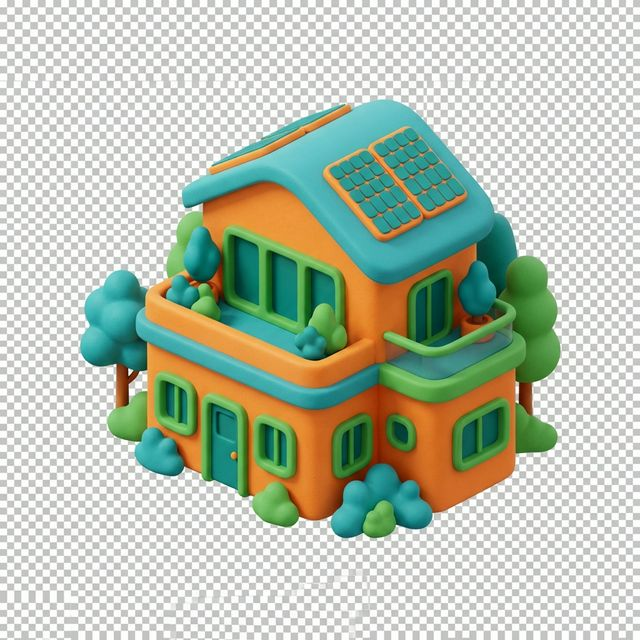
#> input picture nayyar-web/src/assets/new_cute_3d_house.png, 640 x 640 px
$ python remove_checkerboard.py
#> lines starting #> are read from the running program, lines starting #| are printed output that depends on the picture
import sys
try:
    from PIL import Image

    def remove_checkerboard(img_path, out_path):
#> called with img_path = 'src/assets/new_cute_3d_house.png'
        img = Image.open(img_path).convert("RGBA")
        datas = img.getdata()

        newData = []
        for item in datas:
            r, g, b, a = item

            # The fake transparent background is a checkerboard of white and light grey.
            # Both white and light grey have R, G, B values very close to each other.
            # And they are both relatively bright (e.g. > 180).
            if abs(r-g) < 15 and abs(r-b) < 15 and abs(g-b) < 15 and r > 180:
                newData.append((255, 255, 255, 0))
            else:
                newData.append(item)
#> this loop made 409600 passes
#> (item, r, g, b) on passes 1 to 3: ((255, 255, 253, 255), 255, 255, 253), ((255, 255, 253, 255), 255, 255, 253), ((251, 251, 249, 255), 251, 251, 249)
#> after the loop, newData = 409600 items

        img.putdata(newData)
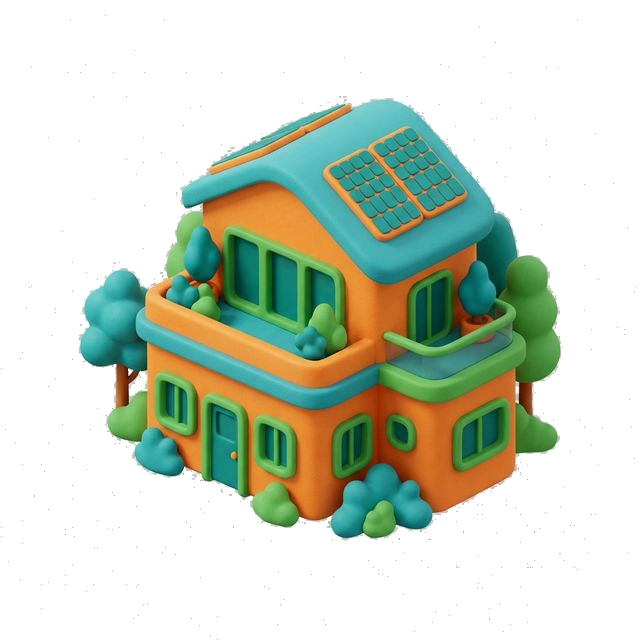
#> img: PIL image 640x640 RGBA; mean R, G, B, A 202.3, 212.4, 196.8, 92; transparent parts drawn white
        img.save(out_path, "PNG")
        print(f"Successfully removed checkerboard from {img_path}")

    remove_checkerboard('src/assets/new_cute_3d_house.png', 'src/assets/new_cute_3d_house_transparent.png')
except ImportError:
    print("PIL not installed. Please pip install Pillow.")

$ run again, with nayyar-web/src/assets/cute_3d_house.png copied over nayyar-web/src/assets/new_cute_3d_house.png
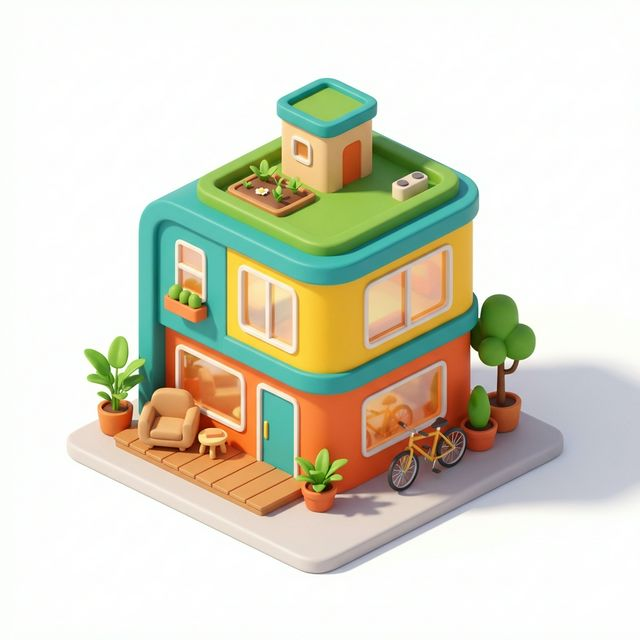
#> input picture nayyar-web/src/assets/cute_3d_house.png, 640 x 640 px
#> the loop in remove_checkerboard, `for item in datas:` made 409600 passes
#> (r, g, b) on passes 1 to 3: (252, 254, 251), (252, 254, 251), (252, 254, 251)
#> after the loop in remove_checkerboard, `for item in datas:`: newData = 409600 items
#> in remove_checkerboard, `img.putdata(newData)`:
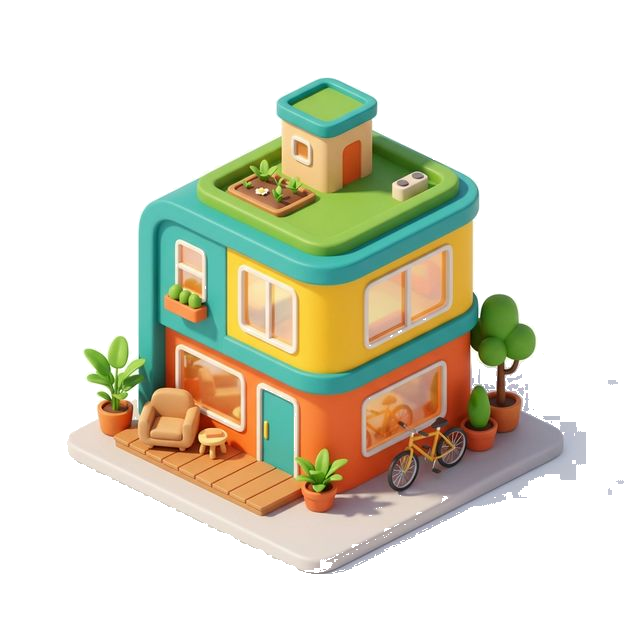
#> img: PIL image 640x640 RGBA; mean R, G, B, A 220.7, 218.3, 201.9, 95.6; transparent parts drawn white
